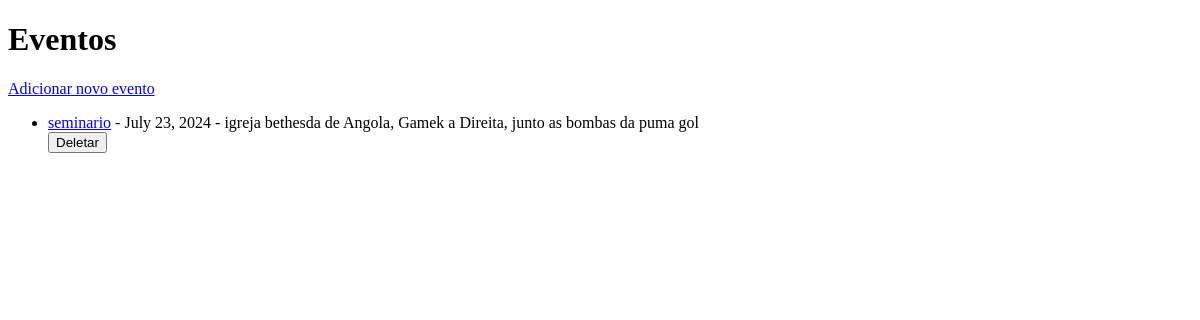
Page /core/events/ on the earlier database version.
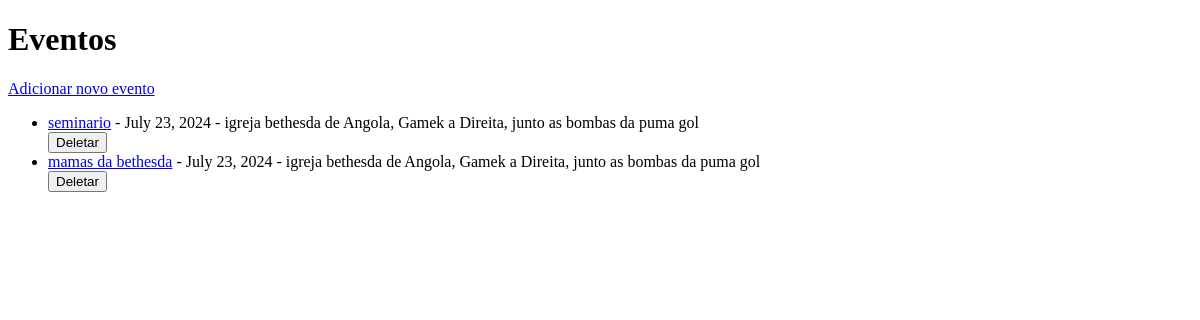
Same page on the later database version.
### core/models.py (models this page shows, shortened)
class Event(models.Model):
    name = models.CharField(max_length=100)
    date = models.DateField()
    location = models.CharField(max_length=100)
    description = models.TextField(blank=True)

### core/views.py (the view)
# urls.py: path('events/', views.event_list, name='event_list'),
def event_list(request):
    events = Event.objects.all()
    return render(request, 'core/event_list.html', {'events': events})

### core/templates/core/event_list.html (shortened to what this page needs)
<!DOCTYPE html>
<html>
<head>
</head>
<body>
    <h1>Eventos</h1>
    <a href="{% url 'event_create' %}">Adicionar novo evento</a>
    <ul>
        {% for event in events %}
            <li>
                <a href="{% url 'event_update' event.pk %}">{{ event.name }}</a> - {{ event.date }} - {{ event.location }}
                <form action="{% url 'event_delete' event.pk %}" method="post">
                    <button type="submit">Deletar</button>
                </form>
            </li>
        {% endfor %}
    </ul>
</body>
</html>

Differences in the rows shown:
added Event: name "mamas da bethesda", date "July 23, 2024", location "igreja bethesda de Angola, Gamek a Direita, junto as bombas da puma gol"
